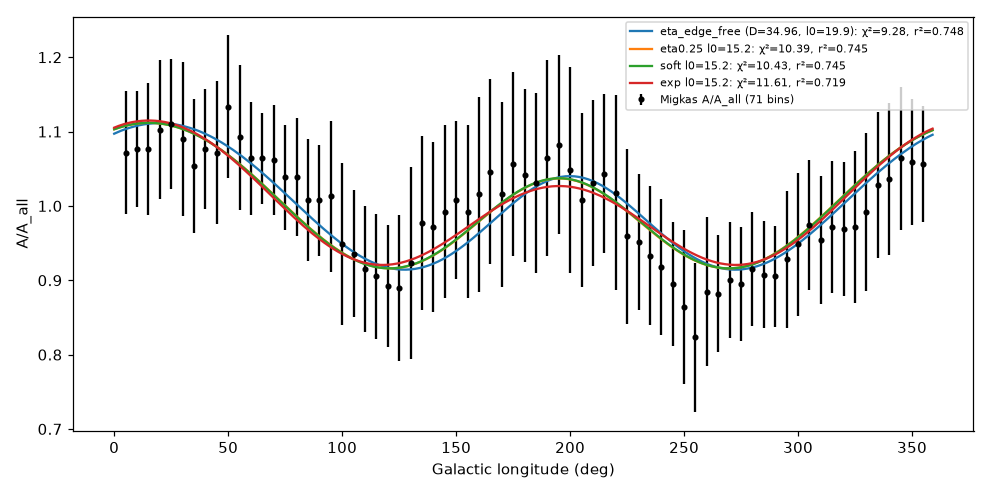

Write Python code to recreate this figure.
# Step 0: Migkas A/A_all baseline (locked). Recompute chi2 and Pearson r2 of existing CatWISE-locked best curves vs 71 digitised bins.
import numpy as np,json,matplotlib;matplotlib.use('Agg');import matplotlib.pyplot as plt
N='/workspace/cosmology-course/notes/'
d=np.genfromtxt('/workspace/cosmology/migkas/fig6_digitized.csv',delimiter=',',names=True)
l,y=d['l_deg'],d['A_over_Aall'];s=0.5*(d['A_err_low']+d['A_err_high'])
cur={'eta_edge_free (D=34.96, l0=19.9)':N+'catwise-eta-migkas-fit-d14.3.csv','eta0.25 l0=15.2':N+'catwise-density-levelset-migkas-eta_fixed15.2.csv',
     'soft l0=15.2':N+'catwise-density-levelset-migkas-soft_fixed15.2.csv','exp l0=15.2':N+'catwise-density-levelset-migkas-exp_fixed15.2.csv'}
out={'chi2_null':float(np.sum((y-1)**2/s**2)),'errors':'mean of asymmetric Migkas errors','fits':{}}
fig,a=plt.subplots(figsize=(9,4.5));a.errorbar(l,y,s,fmt='ko',ms=3,label='Migkas A/A_all (71 bins)')
for k,f in cur.items():
    c=np.loadtxt(f,delimiter=',',skiprows=1);m=np.interp(l,c[:,0],c[:,1],period=360)
    out['fits'][k]=dict(chi2=float(np.sum((y-m)**2/s**2)),r2=float(np.corrcoef(y,m)[0,1]**2),src=f);a.plot(c[:,0],c[:,1],label=f"{k}: χ²={out['fits'][k]['chi2']:.2f}, r²={out['fits'][k]['r2']:.3f}")
a.set_xlabel('Galactic longitude (deg)');a.set_ylabel('A/A_all');a.legend(fontsize=7);fig.tight_layout();fig.savefig('s1_migkas_baseline.png',dpi=110)
json.dump(out,open('s1_migkas_baseline.json','w'),indent=1);print(json.dumps(out,indent=1))
